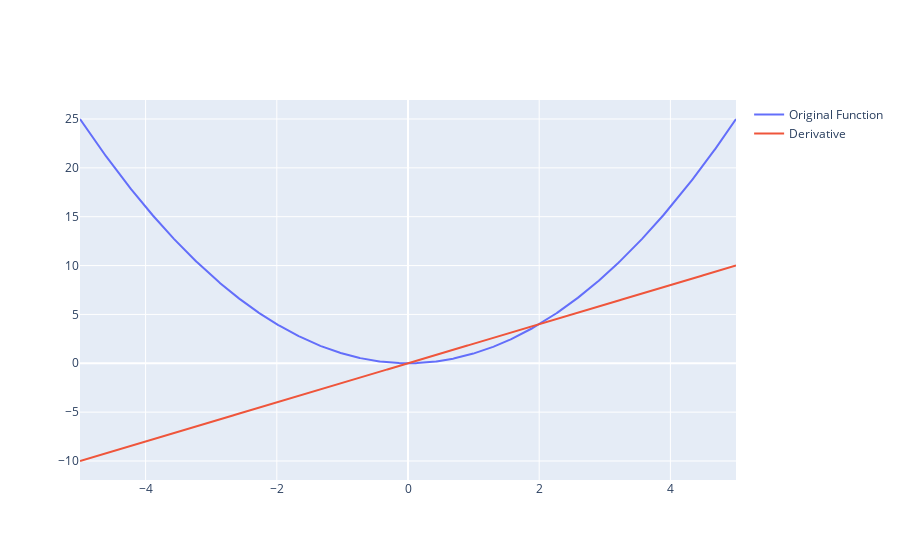

Notebook source saved alongside this figure:
### Code cell
## Calculus warm-up: code up the same deriv function as coded in the previous notebook

def x_squared(x_vals):
    return x_vals**2

def deriv(input_func, x_vals, dx=0.0001):
    dy = np.array([])
    for x_val in x_vals:
        current_dy = (input_func(x_val + dx) - input_func(x_val))/dx
        dy = np.append(dy, current_dy)##
    return dy


# Test Code
x_vals = np.linspace(-5, 5, 1000)
y_vals = x_squared(x_vals)
dy_vals = deriv(x_squared, x_vals)

fig = go.Figure()
fig.add_trace(go.Scatter(x=x_vals, y=y_vals, name="Original Function"))
fig.add_trace(go.Scatter(x=x_vals, y=dy_vals, name="Derivative"))

### Figure 1 — Plotly figure (JSON) as saved in the notebook; plotly's stock layout.template omitted (floating-point values rounded to 4 significant figures; data arrays with more than 128 entries replaced by an {"elided": "..."} marker saying what was removed)
{"data": [{"name": "Original Function", "type": "scatter", "x": {"elided": "1000 float values"}, "y": {"elided": "1000 float values"}}, {"name": "Derivative", "type": "scatter", "x": {"elided": "1000 float values"}, "y": {"elided": "1000 float values"}}], "layout": {}}
